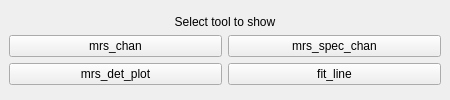
<?xml version="1.0" encoding="UTF-8"?>
<ui version="4.0">
 <class>all_tools</class>
 <widget class="QMainWindow" name="all_tools">
  <property name="geometry">
   <rect>
    <x>0</x>
    <y>0</y>
    <width>450</width>
    <height>100</height>
   </rect>
  </property>
  <property name="minimumSize">
   <size>
    <width>450</width>
    <height>100</height>
   </size>
  </property>
  <property name="windowTitle">
   <string>AllTools</string>
  </property>
  <widget class="QWidget" name="centralwidget">
   <property name="sizePolicy">
    <sizepolicy hsizetype="Preferred" vsizetype="Preferred">
     <horstretch>0</horstretch>
     <verstretch>0</verstretch>
    </sizepolicy>
   </property>
   <layout class="QGridLayout" name="gridLayout_2">
    <property name="sizeConstraint">
     <enum>QLayout::SetDefaultConstraint</enum>
    </property>
    <item row="0" column="0">
     <layout class="QGridLayout" name="gridLayout">
      <property name="sizeConstraint">
       <enum>QLayout::SetDefaultConstraint</enum>
      </property>
      <item row="2" column="1">
       <widget class="QPushButton" name="fitLineButton">
        <property name="text">
         <string>fit_line</string>
        </property>
       </widget>
      </item>
      <item row="2" column="0">
       <widget class="QPushButton" name="mrsDetPlotButton">
        <property name="text">
         <string>mrs_det_plot</string>
        </property>
       </widget>
      </item>
      <item row="1" column="0">
       <widget class="QPushButton" name="mrsChanButton">
        <property name="text">
         <string>mrs_chan</string>
        </property>
       </widget>
      </item>
      <item row="1" column="1">
       <widget class="QPushButton" name="mrsSpecChanButton">
        <property name="text">
         <string>mrs_spec_chan</string>
        </property>
       </widget>
      </item>
      <item row="0" column="0" colspan="2">
       <widget class="QLabel" name="label">
        <property name="sizePolicy">
         <sizepolicy hsizetype="Minimum" vsizetype="Fixed">
          <horstretch>0</horstretch>
          <verstretch>0</verstretch>
         </sizepolicy>
        </property>
        <property name="text">
         <string>Select tool to show</string>
        </property>
        <property name="alignment">
         <set>Qt::AlignCenter</set>
        </property>
       </widget>
      </item>
     </layout>
    </item>
   </layout>
  </widget>
 </widget>
 <resources/>
 <connections/>
</ui>
